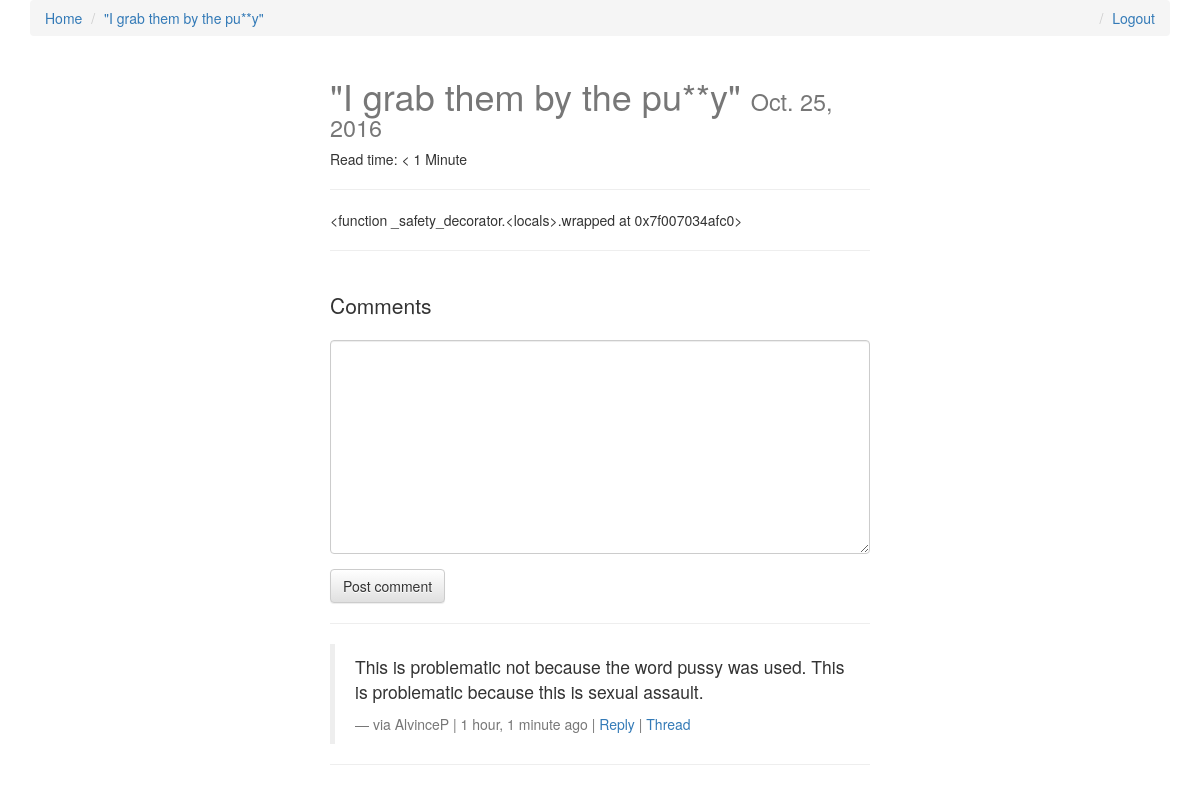
Screenshot of /3/ (signed in) with the database file from the repository.
### posts/models.py (models this page shows, shortened)
class Post(models.Model):
    user = models.ForeignKey(settings.AUTH_USER_MODEL, default=1)
    title = models.CharField(max_length=120)
    slug = models.SlugField(unique=True)
    image = models.ImageField(upload_to=upload_location,
            null=True,
            blank=True,
            width_field="width_field",
            height_field="height_field")
    height_field = models.IntegerField(default=0)
    width_field = models.IntegerField(default=0)
    content = models.TextField()
    draft = models.BooleanField(default=False)
    publish = models.DateField(auto_now=False, auto_now_add=False)
    read_time =  models.IntegerField(default=0) # models.TimeField(null=True, blank=True) #assume minutes
    updated = models.DateTimeField(auto_now=True, auto_now_add=False)
    timestamp = models.DateTimeField(auto_now=False, auto_now_add=True)
    objects = PostManager()
    def get_absolute_url(self):
        return reverse("posts:detail", kwargs={"slug": self.slug})
    class Meta:
        ordering = ["-timestamp", "-updated"]
    def get_markdown(self):
        content = self.content
        markdown_text = markdown(content)
        return mark_safe(markdown_text)
    @property
    def comments(self):
        instance = self
        qs = Comment.objects.filter_by_instance(instance)
        return qs
    @property
    def get_content_type(self):
        instance = self
        content_type = ContentType.objects.get_for_model(instance.__class__)
        return content_type

### comments/models.py (models this page shows, shortened)
class Comment(models.Model):
    user        = models.ForeignKey(settings.AUTH_USER_MODEL, default=1)
    content_type = models.ForeignKey(ContentType, on_delete=models.CASCADE)
    object_id = models.PositiveIntegerField()
    content_object = GenericForeignKey('content_type', 'object_id')
    parent      = models.ForeignKey("self", null=True, blank=True)
    content     = models.TextField()
    timestamp   = models.DateTimeField(auto_now_add=True)
    objects = CommentManager()
    class Meta:
        ordering = ['-timestamp']
    def get_absolute_url(self):
        return reverse("comments:thread", kwargs={"id": self.id})
    def children(self): #replies
        return Comment.objects.filter(parent=self)

### posts/views.py (the view, shortened to what this page needs)
# urls.py: url(r'^(?P<slug>[\w-]+)/$', post_detail, name='detail'),
def post_detail(request, slug=None):
	instance = get_object_or_404(Post, slug=slug)
	if instance.publish > timezone.now().date() or instance.draft:
		if not request.user.is_staff or not request.user.is_superuser:
			raise Http404
	share_string = quote_plus(instance.content)
	initial_data = {
			"content_type": instance.get_content_type,
			"object_id": instance.id
	}
	form = CommentForm(request.POST or None, initial=initial_data)
	comments = instance.comments
	context = {
		"title": instance.title,
		"instance": instance,
		"share_string": share_string,
		"comments": comments,
		"comment_form":form,
	}
	return render(request, "post_detail.html", context)

### comments/forms.py
class CommentForm(forms.Form):
    content_type = forms.CharField(widget=forms.HiddenInput)
    object_id = forms.IntegerField(widget=forms.HiddenInput)
    content = forms.CharField(label='', widget=forms.Textarea)

### comments/models.py (called while the page is built)
    def filter_by_instance(self, instance):
        content_type = ContentType.objects.get_for_model(instance.__class__)
        obj_id = instance.id
        qs = super(CommentManager, self).filter(content_type=content_type, object_id= obj_id).filter(parent=None)
        return qs

### posts/templatetags/urlify.py (called while the page is built)
@register.filter
def urlify(value):
    return quote_plus(value)

### templates/post_detail.html (shortened to what this page needs)
{% extends "base.html" %}
{% load urlify %}
{% load crispy_forms_tags %}
 {% block post_detail_link %}
  <li><a href='{{ instance.get_absolute_url }}'>{{ instance.title }}</a></li>
  {% endblock %}
{% block content %}
<div class='col-sm-6 col-sm-offset-3'>
<h1>{{ title }} <small>{% if instance.draft %}<span style='color:red;'>Draft</span> {% endif %}{{ instance.publish }}</small></h1>
<p>Read time: {% if instance.read_time <= 1 %} < 1 Minute {% else %}{{ instance.read_time }} minutes {% endif %}</p>
<p><div class="fb-like" data-href="{{ request.build_absolute_uri }}" data-layout="button_count" data-action="like" data-show-faces="true" data-share="true"></div>
<hr/>
</p>
<div class='row'>
<div class='col-sm-12 '>
   <div class='post-detail-item'>{{ instance.get_markdown }}</div>
    <hr/>
    <br/>
    <div>
        <p class='lead'>Comments</p>
        {% if request.user.is_authenticated %}
        <form method="POST" action="."> {% csrf_token %}
            {{ comment_form|crispy }}
            <input type='submit' value='Post comment' class='btn btn-default'>
        </form>
        {% else %}
        <p>You must login to comment </p>
        {% endif %}
        <hr/>
        {% for comment in comments %}
        <blockquote>
          <p>{{ comment.content }}</p>
          <footer>via {{ comment.user }} | {{ comment.timestamp|timesince }} ago |  <a class='comment-reply-btn' href='#'>Reply</a> | <a class='' href='{{ comment.get_absolute_url }}'>Thread</a></footer>
        </blockquote>
        <hr/>
        {% endfor %}
    </div>
</div>
</div>
</div>
{% endblock content %}

### static/css/base.css (style rules this page uses)
h1 { color: #777777; }

### rows the page displays
Post: title "\"I grab them by the pu**y\"", publish "Oct. 25, 2016", get_markdown "<function _safety_decorator.<locals>.wrapped at 0x7f007034afc0>"
Comment: content "This is problematic not because the word pussy was used. This is problematic because this is sexual assault.", user "AlvinceP", timestamp "1 hour, 1 minute"
